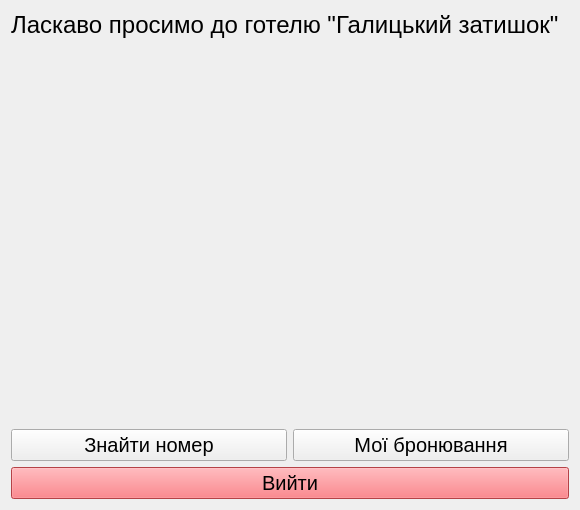
<?xml version="1.0" encoding="UTF-8"?>
<ui version="4.0">
 <class>GuestPanel</class>
 <widget class="QWidget" name="GuestPanel">
  <property name="geometry">
   <rect>
    <x>0</x>
    <y>0</y>
    <width>580</width>
    <height>510</height>
   </rect>
  </property>
  <property name="windowTitle">
   <string>Кабінет гостя</string>
  </property>
  <layout class="QGridLayout" name="gridLayout">
   <item row="2" column="0">
    <layout class="QHBoxLayout" name="horizontalLayout">
     <item>
      <widget class="QPushButton" name="pbSearchRoom">
       <property name="font">
        <font>
         <pointsize>15</pointsize>
        </font>
       </property>
       <property name="text">
        <string>Знайти номер</string>
       </property>
      </widget>
     </item>
     <item>
      <widget class="QPushButton" name="pbMyBookings">
       <property name="font">
        <font>
         <pointsize>15</pointsize>
        </font>
       </property>
       <property name="text">
        <string>Мої бронювання</string>
       </property>
      </widget>
     </item>
    </layout>
   </item>
   <item row="0" column="0">
    <widget class="QLabel" name="label">
     <property name="font">
      <font>
       <pointsize>18</pointsize>
      </font>
     </property>
     <property name="text">
      <string>Ласкаво просимо до готелю &quot;Галицький затишок&quot;</string>
     </property>
    </widget>
   </item>
   <item row="3" column="0">
    <widget class="QPushButton" name="pbLogout">
     <property name="font">
      <font>
       <pointsize>15</pointsize>
      </font>
     </property>
     <property name="styleSheet">
      <string notr="true">background-color: #fd5c63</string>
     </property>
     <property name="text">
      <string>Вийти</string>
     </property>
    </widget>
   </item>
   <item row="1" column="0">
    <spacer name="verticalSpacer">
     <property name="orientation">
      <enum>Qt::Orientation::Vertical</enum>
     </property>
     <property name="sizeHint" stdset="0">
      <size>
       <width>20</width>
       <height>40</height>
      </size>
     </property>
    </spacer>
   </item>
  </layout>
 </widget>
 <resources/>
 <connections/>
</ui>
